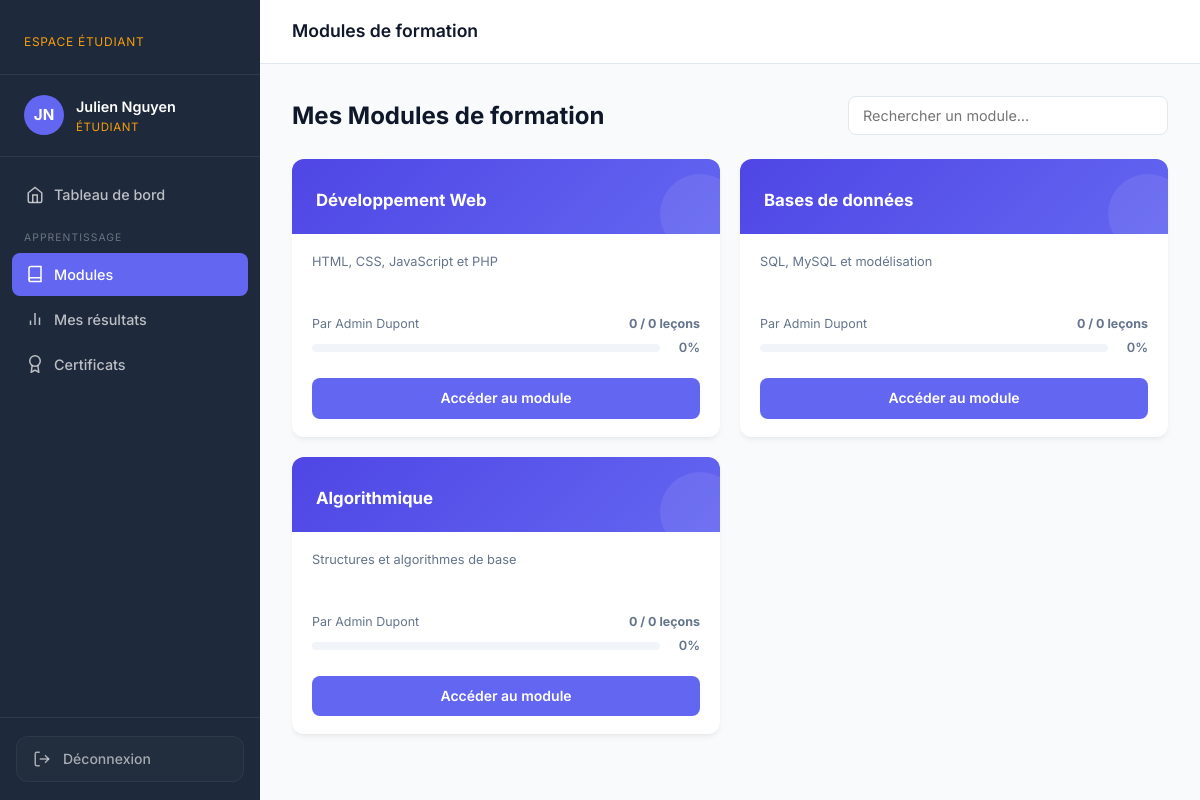
Page /student/modules.php (signed in) on the committed database.
### tables this page shows
CREATE TABLE modules (
    id          INT AUTO_INCREMENT PRIMARY KEY,
    titre       VARCHAR(255)  NOT NULL,
    description TEXT,
    created_by  INT           NOT NULL,
    created_at  DATETIME      DEFAULT CURRENT_TIMESTAMP,
    updated_at  DATETIME      DEFAULT CURRENT_TIMESTAMP ON UPDATE CURRENT_TIMESTAMP,
    FOREIGN KEY (created_by) REFERENCES users(id) ON DELETE CASCADE
);

CREATE TABLE users (
    id          INT AUTO_INCREMENT PRIMARY KEY,
    nom         VARCHAR(100)  NOT NULL,
    prenom      VARCHAR(100)  NOT NULL,
    email       VARCHAR(191)  NOT NULL UNIQUE,
    password    VARCHAR(255)  NOT NULL,
    role        ENUM('admin','teacher','student') NOT NULL DEFAULT 'student',
    avatar      VARCHAR(255)  DEFAULT NULL,
    created_at  DATETIME      DEFAULT CURRENT_TIMESTAMP,
    updated_at  DATETIME      DEFAULT CURRENT_TIMESTAMP ON UPDATE CURRENT_TIMESTAMP
);

### student/modules.php (the view, shortened to what this page needs)
<?php
$db = getDB();
$user = currentUser();
$student_id = $user['id'];
$stmt = $db->prepare("
    SELECT m.*, u.prenom, u.nom,
           COALESCE(p.pourcentage, 0.00) AS pourcentage,
           COALESCE(p.lessons_done, 0) AS lessons_done,
           (SELECT COUNT(l.id) FROM lessons l JOIN courses c ON c.id = l.course_id WHERE c.module_id = m.id) AS total_lessons
    FROM modules m
    JOIN users u ON u.id = m.created_by
    LEFT JOIN progress p ON p.module_id = m.id AND p.student_id = ?
    ORDER BY m.created_at DESC
");
$stmt->execute([$student_id]);
$modules = $stmt->fetchAll();
?>
<!DOCTYPE html>
<html lang="fr">
<head>
  <link rel="stylesheet" href="../assets/css/style.css">
</head>
<body>
<div class="shell">
  <?php include '../includes/sidebar_student.php'; ?>
  <div class="main-content">
    <header class="topbar">
      <span class="topbar-title">Modules de formation</span>
    </header>
    <main class="page-body">
      <div style="display:flex; justify-content:space-between; align-items:center; margin-bottom:24px; flex-wrap:wrap; gap:16px;">
        <h2>Mes Modules de formation</h2>
        <input class="form-control" type="search" id="search-modules" placeholder="Rechercher un module…" style="max-width:320px; margin-top:0;">
      </div>
      <?php if (empty($modules)): ?>
        <div class="card">
          <div class="card-body text-center text-muted" style="padding:48px;">
            Aucun module de formation n'est disponible pour le moment.
          </div>
        </div>
      <?php else: ?>
        <div class="grid-3" id="modules-grid">
          <?php foreach ($modules as $m): ?>
            <div class="module-card">
              <div class="module-card-header">
                <span class="module-card-title"><?= htmlspecialchars($m['titre']) ?></span>
              </div>
              <div class="module-card-body">
                <p class="module-card-meta" style="min-height: 50px;">
                  <?= htmlspecialchars(substr($m['description'], 0, 120)) ?><?= strlen($m['description']) > 120 ? '...' : '' ?>
                </p>
                <div style="font-size:.78rem; color:var(--text-muted); margin-bottom:4px; display:flex; justify-content:space-between;">
                  <span>Par <?= htmlspecialchars($m['prenom'] . ' ' . $m['nom']) ?></span>
                  <strong><?= $m['lessons_done'] ?> / <?= $m['total_lessons'] ?> leçons</strong>
                </div>
                <div class="module-card-progress" style="margin-bottom: 20px;">
                  <div style="display:flex; align-items:center; gap:8px;">
                    <div class="progress-bar-wrap" style="flex:1;">
                    </div>
                    <span class="pct" style="font-weight:600; font-size:.8rem; min-width:32px;"><?= round($m['pourcentage']) ?>%</span>
                  </div>
                </div>
                <a href="courses.php?module_id=<?= $m['id'] ?>" class="btn btn-primary w-full" style="justify-content:center;">
                  Accéder au module
                </a>
              </div>
            </div>
          <?php endforeach; ?>
        </div>
      <?php endif; ?>
    </main>
  </div>
</div>
</body>
</html>

### assets/css/style.css (style rules this page uses)
:root { --primary: #4F46E5; --primary-light: #6366F1; --primary-dark: #0F172A; --sidebar-bg: #1E293B; --accent: #F59E0B; --accent-dark: #D97706; --success: #10B981; --danger: #EF4444; --warn: #F59E0B; --bg: #F8FAFC; --surface: #FFFFFF; --surface2: #F1F5F9; --border: #E2E8F0; --text: #0F172A; --text-muted: #64748B; --sidebar-w: 260px; --radius: 12px; --shadow: 0 4px 6px -1px rgba(0, 0, 0, 0.05), 0 2px 4px -2px rgba(0, 0, 0, 0.05); --shadow-lg: 0 10px 15px -3px rgba(0, 0, 0, 0.07), 0 4px 6px -4px rgba(0, 0, 0, 0.07); --transition: 0.2s cubic-bezier(0.4, 0, 0.2, 1); }
*, *::before, *::after { box-sizing: border-box; margin: 0; padding: 0; }
html { font-size: 16px; scroll-behavior: smooth; }
body { font-family: 'Inter', system-ui, sans-serif; background: var(--bg); color: var(--text); line-height: 1.6; min-height: 100vh; }
a { color: inherit; text-decoration: none; }
input, select, textarea { font-family: inherit; }
h1, h2, h3 { font-family: 'Inter', serif; line-height: 1.25; }
h2 { font-size: 1.5rem; }
.shell { display: flex; min-height: 100vh; }
.main-content { margin-left: var(--sidebar-w); flex: 1; display: flex; flex-direction: column; min-height: 100vh; }
.topbar { background: var(--surface); border-bottom: 1px solid var(--border); padding: 0 32px; height: 64px; display: flex; align-items: center; justify-content: space-between; position: sticky; top: 0; z-index: 50; }
.topbar-title { font-size: 1.1rem; font-weight: 600; }
.page-body { padding: 32px; flex: 1; }
.btn { display: inline-flex; align-items: center; gap: 6px; padding: 9px 20px; border-radius: 8px; font-size: .875rem; font-weight: 600; border: none; transition: var(--transition); white-space: nowrap; }
.btn-primary { background: var(--primary-light); color: #fff; }
.form-control { width: 100%; padding: 10px 14px; border: 1.5px solid var(--border); border-radius: 8px; font-size: .9rem; color: var(--text); background: var(--surface); transition: border-color var(--transition); outline: none; }
.progress-bar-wrap { background: var(--surface2); border-radius: 99px; height: 8px; overflow: hidden; }
.grid-3 { display: grid; grid-template-columns: repeat(auto-fill, minmax(280px, 1fr)); gap: 20px; }
.module-card { background: var(--surface); border-radius: var(--radius); box-shadow: var(--shadow); overflow: hidden; transition: transform var(--transition), box-shadow var(--transition); }
.module-card-header { background: linear-gradient(135deg, var(--primary) 0%, var(--primary-light) 100%); padding: 28px 24px 20px; position: relative; overflow: hidden; }
.module-card-header::after { content: ''; position: absolute; bottom: -20px; right: -20px; width: 80px; height: 80px; border-radius: 50%; background: rgba(255, 255, 255, .08); }
.module-card-title { color: #fff; font-size: 1.05rem; font-weight: 700; }
.module-card-body { padding: 18px 20px; }
.module-card-meta { font-size: .8rem; color: var(--text-muted); margin-bottom: 12px; }
.module-card-progress .pct { font-size: .8rem; color: var(--text-muted); text-align: right; }
.w-full { width: 100%; }

### rows in the picture
modules: titre "Développement Web", description "HTML, CSS, JavaScript et PHP", created_by.nom "Admin Dupont", lessons_done "0", total_lessons "0", pourcentage "0"
modules: titre "Bases de données", description "SQL, MySQL et modélisation", created_by.nom "Admin Dupont", lessons_done "0", total_lessons "0", pourcentage "0"
modules: titre "Algorithmique", description "Structures et algorithmes de base", created_by.nom "Admin Dupont", lessons_done "0", total_lessons "0", pourcentage "0"

### other values in the picture
$initial "JN"
$user['prenom'] . ' ' . $user['nom'] "Julien Nguyen"
